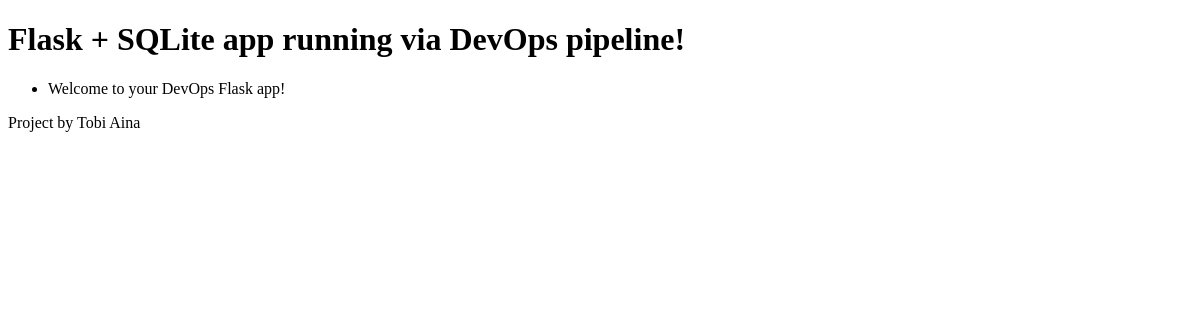
Before: / with the older database file.
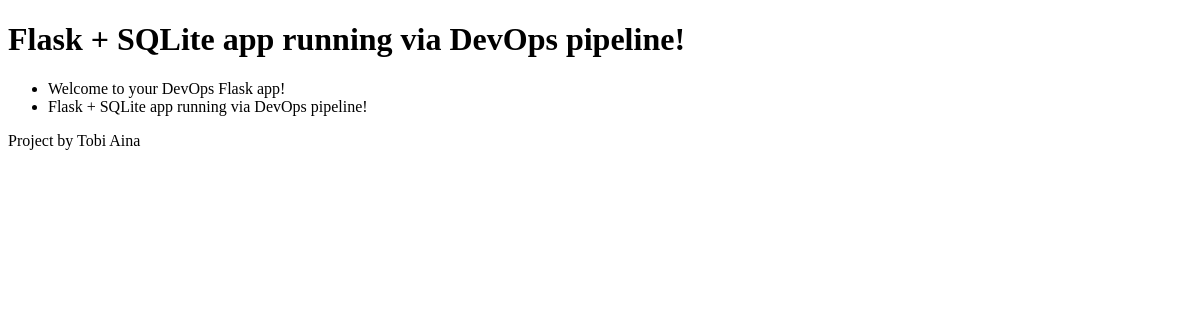
After: the same page with the newer database file.
### tables this page shows
CREATE TABLE messages (
    id INTEGER PRIMARY KEY AUTOINCREMENT,
    message TEXT NOT NULL
);

### app.py (the view)
@app.route("/")
def home():
    messages = get_messages()
    return render_template("index.html", messages=messages)

### app.py (called while the page is built)
def get_messages():
    conn = sqlite3.connect(DB_PATH)
    cursor = conn.cursor()
    cursor.execute("SELECT message FROM messages")
    rows = cursor.fetchall()
    conn.close()
    return [row[0] for row in rows]

### templates/index.html (shortened to what this page needs)
<!DOCTYPE html>
<html>
<head>
</head>
<body>
    <h1>Flask + SQLite app running via DevOps pipeline!</h1>
    <ul>
        {% for msg in messages %}
            <li>{{ msg }}</li>
        {% endfor %}
    </ul>
    <footer>
        <p>Project by Tobi Aina</p>
    </footer>
</body>
</html>

Changed rows visible on the page:
added messages: message "Flask + SQLite app running via DevOps pipeline!"
